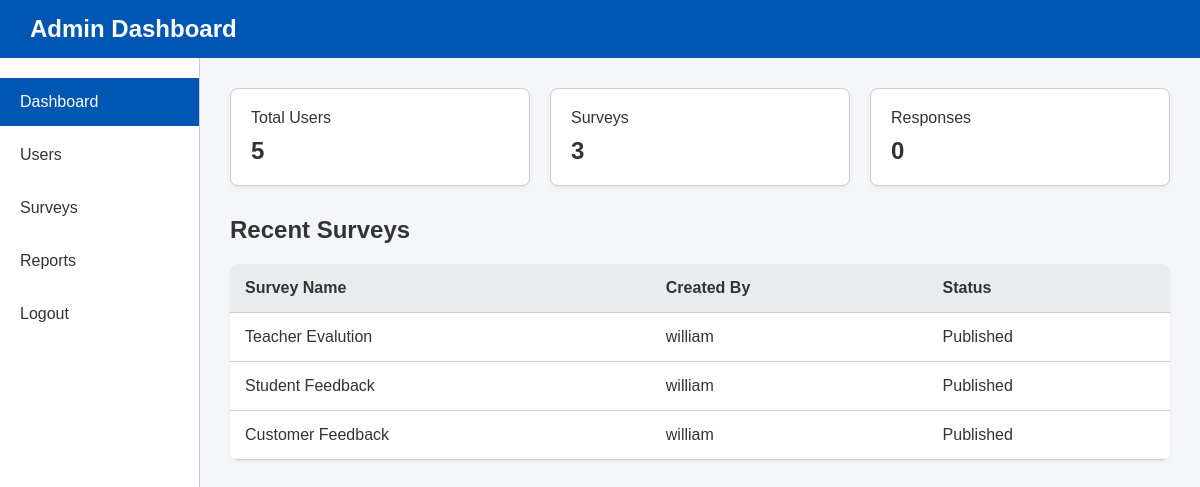
Page /admin/dashboard.php (signed in) on the earlier database version.
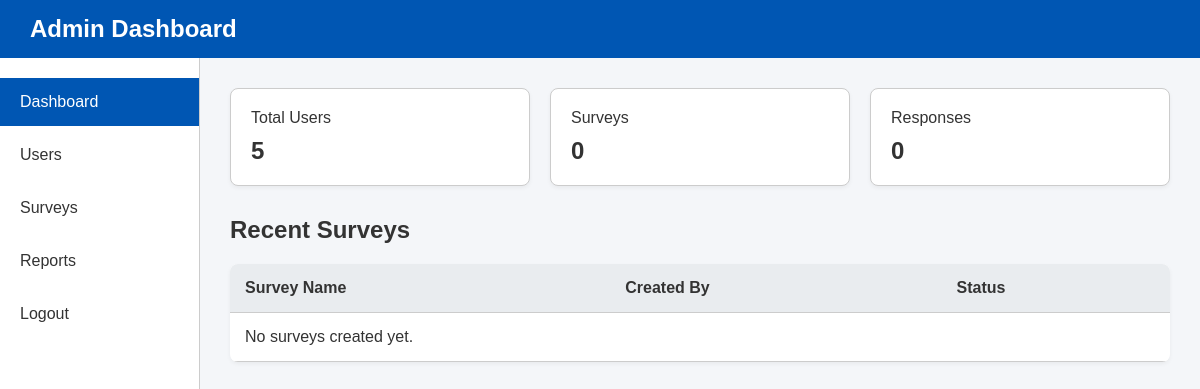
Same page on the later database version.
### tables this page shows
CREATE TABLE `survey` (
  `survey_id` int(11) NOT NULL,
  `title` varchar(255) NOT NULL,
  `description` text DEFAULT NULL,
  `status` enum('Draft','Published','Closed') DEFAULT 'Draft',
  `created_date` datetime DEFAULT current_timestamp(),
  `creator_id` int(11) NOT NULL
);

CREATE TABLE `user` (
  `user_id` int(11) NOT NULL,
  `name` varchar(100) NOT NULL,
  `email` varchar(100) NOT NULL,
  `password` varchar(255) NOT NULL,
  `role` enum('Admin','Form Creator','Respondent') NOT NULL,
  `is_disabled` tinyint(1) DEFAULT 0,
  `disability_profile` varchar(50) DEFAULT 'none'
);

### includes/auth_check.php (called while the page is built, shortened)
<?php
$body_class = "";
$inline_style = "";
?>

### admin/dashboard.php (the view, shortened to what this page needs)
<?php
require_once '../includes/auth_check.php';
require_once '../includes/db_connection.php';
$totalUsers = $pdo->query("SELECT COUNT(*) FROM User")->fetchColumn();
$totalSurveys = $pdo->query("SELECT COUNT(*) FROM Survey")->fetchColumn();
$totalResponses = $pdo->query("SELECT COUNT(*) FROM Response")->fetchColumn();
$recentSurveys = $pdo->query("
    SELECT s.title, u.name as creator_name, s.status
    FROM Survey s
    JOIN User u ON s.creator_id = u.user_id
    ORDER BY s.created_date DESC LIMIT 5
")->fetchAll();
?>
<!DOCTYPE html>
<html lang="en">
<head>
    <link rel="stylesheet" href="../assets/css/style.css?v=3">
</head>
<body class="dashboard-page <?php echo $body_class; ?>" <?php echo $inline_style; ?>>
    <div class="app-container">
        <header class="top-header" role="banner">
            <h1>Admin Dashboard</h1>
        </header>
        <div class="dashboard-body">
            <nav class="sidebar" role="navigation" aria-label="Main Navigation">
                <a href="dashboard.php" class="active" aria-current="page">Dashboard</a>
                <a href="users.php">Users</a>
                <a href="surveys.php">Surveys</a>
                <a href="reports.php">Reports</a>
                <a href="../logout.php">Logout</a>
            </nav>
            <main class="main-content" role="main">
                <div class="stats-container">
                    <div class="stat-card" tabindex="0">
                        <h3>Total Users</h3>
                        <p><?php echo $totalUsers; ?></p>
                    </div>
                    <div class="stat-card" tabindex="0">
                        <h3>Surveys</h3>
                        <p><?php echo $totalSurveys; ?></p>
                    </div>
                    <div class="stat-card" tabindex="0">
                        <h3>Responses</h3>
                        <p><?php echo $totalResponses; ?></p>
                    </div>
                </div>
                <h2 tabindex="0">Recent Surveys</h2>
                <div class="table-responsive" tabindex="0" aria-label="Scrollable surveys table">
                    <table class="data-table" aria-label="Recent Surveys Table">
                        <thead>
                            <tr>
                                <th scope="col">Survey Name</th>
                                <th scope="col">Created By</th>
                                <th scope="col">Status</th>
                            </tr>
                        </thead>
                        <tbody>
                            <?php if(count($recentSurveys) > 0): ?>
                                <?php foreach($recentSurveys as $survey): ?>
                                <tr>
                                    <td><?php echo htmlspecialchars($survey['title']); ?></td>
                                    <td><?php echo htmlspecialchars($survey['creator_name']); ?></td>
                                    <td><?php echo htmlspecialchars($survey['status']); ?></td>
                                </tr>
                                <?php endforeach; ?>
                            <?php else: ?>
                                <tr>
                                    <td colspan="3">No surveys created yet.</td>
                                </tr>
                            <?php endif; ?>
                        </tbody>
                    </table>
                </div>
            </main>
        </div>
    </div>
</body>
</html>

Differences in the rows shown:
removed survey: title "Teacher Evalution", creator.name "william", status "Published"
removed survey: title "Student Feedback", creator.name "william", status "Published"
removed survey: title "Customer Feedback", creator.name "william", status "Published"
Other differences:
$totalSurveys: "3" → "0"
text now shown: "No surveys created yet."
